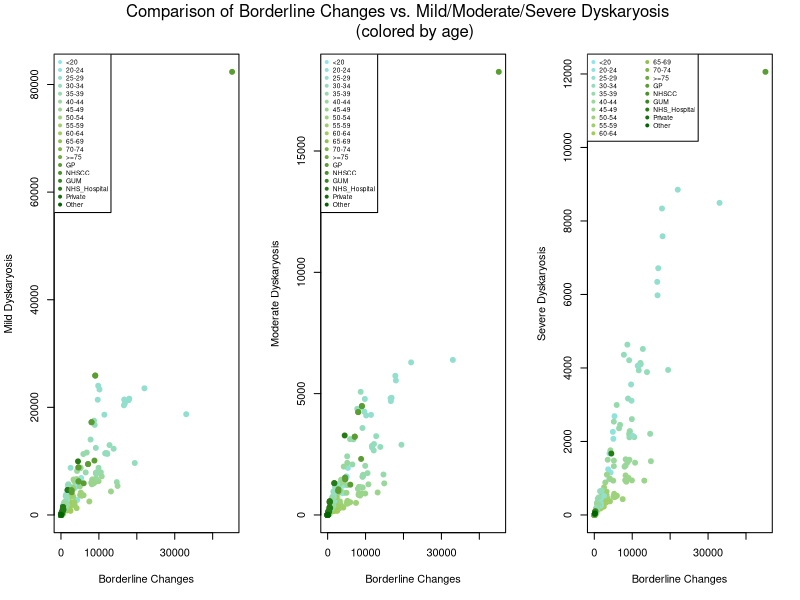
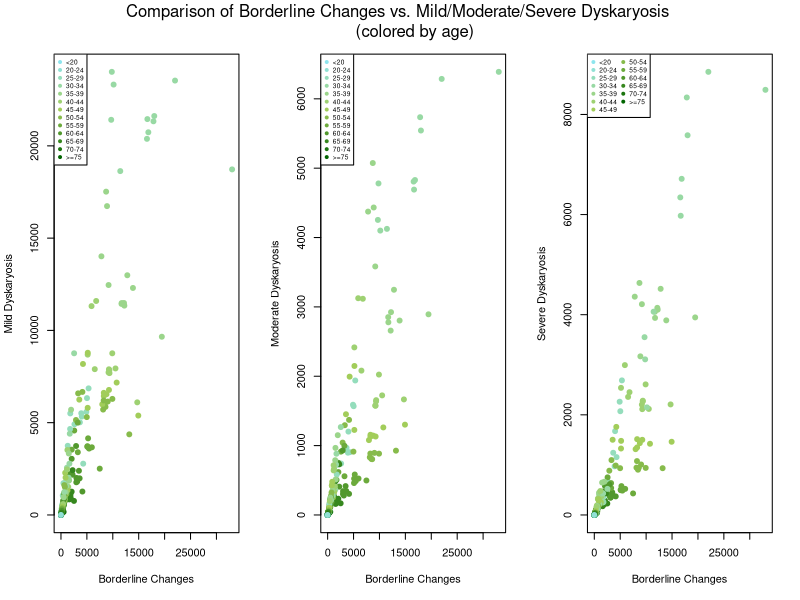
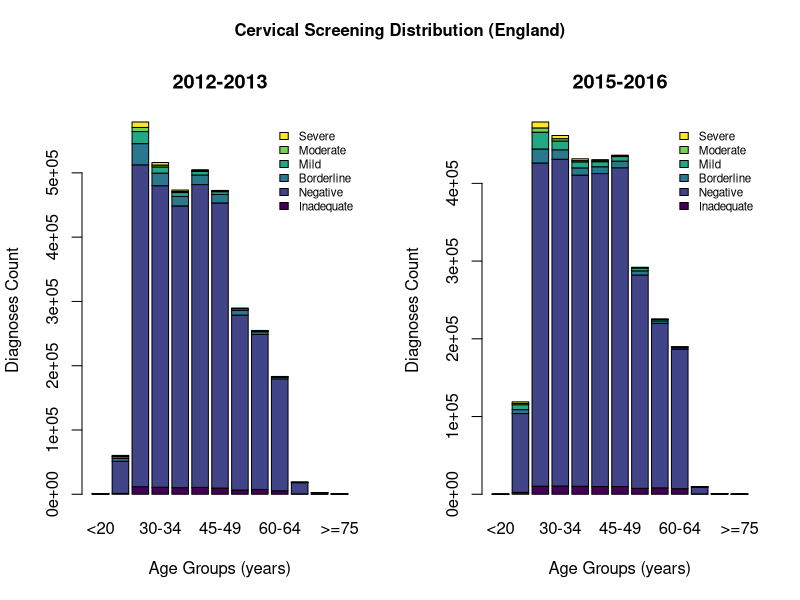
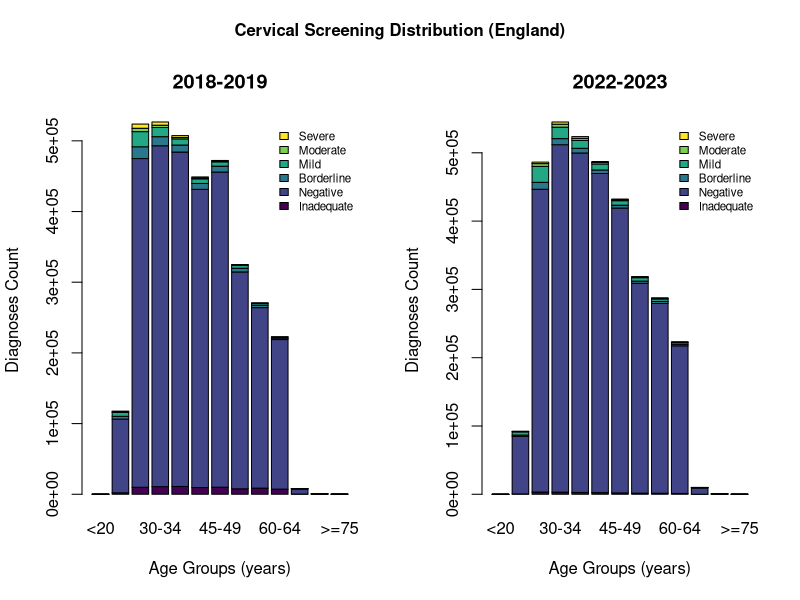
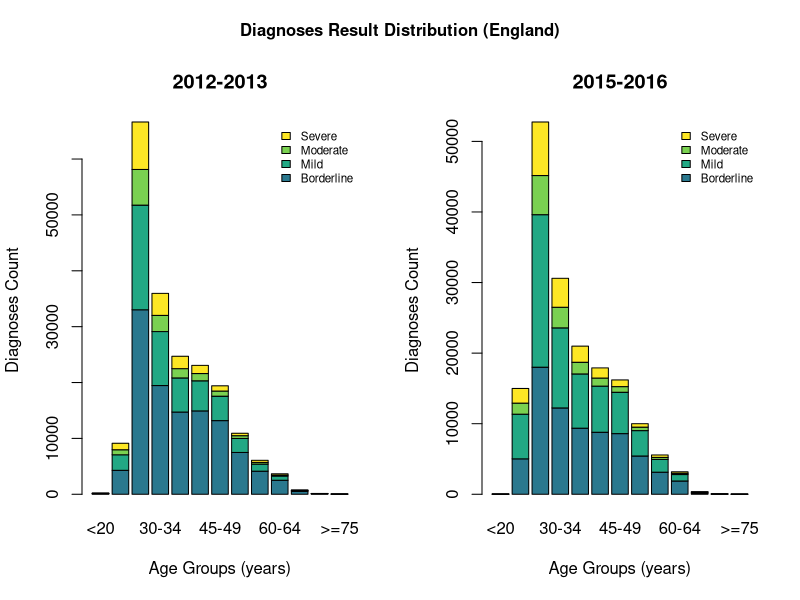
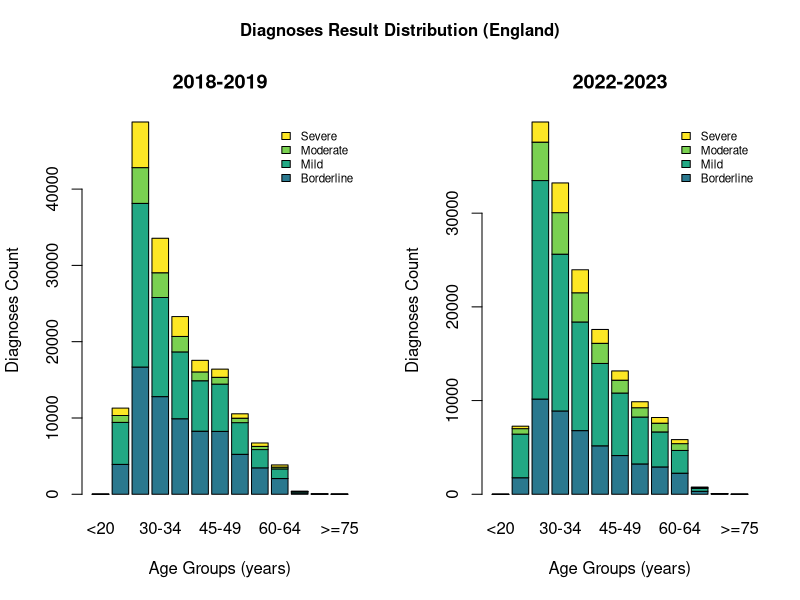
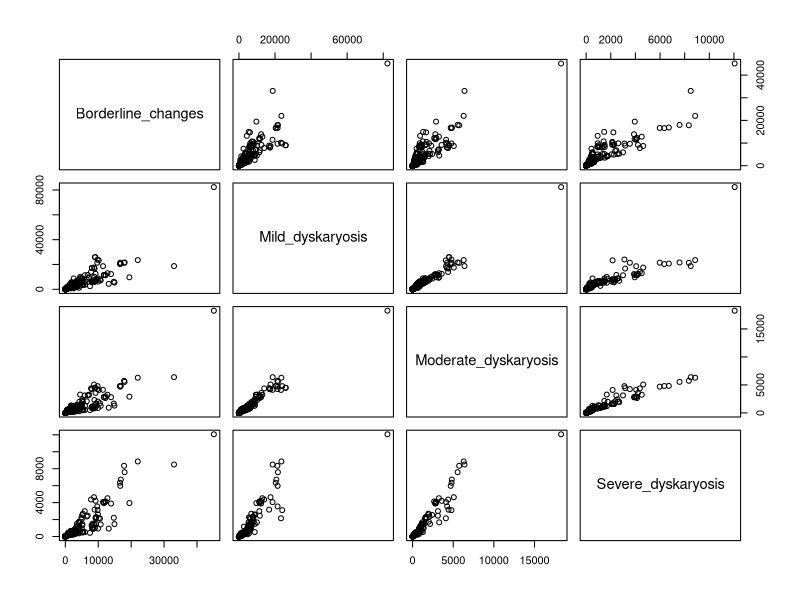
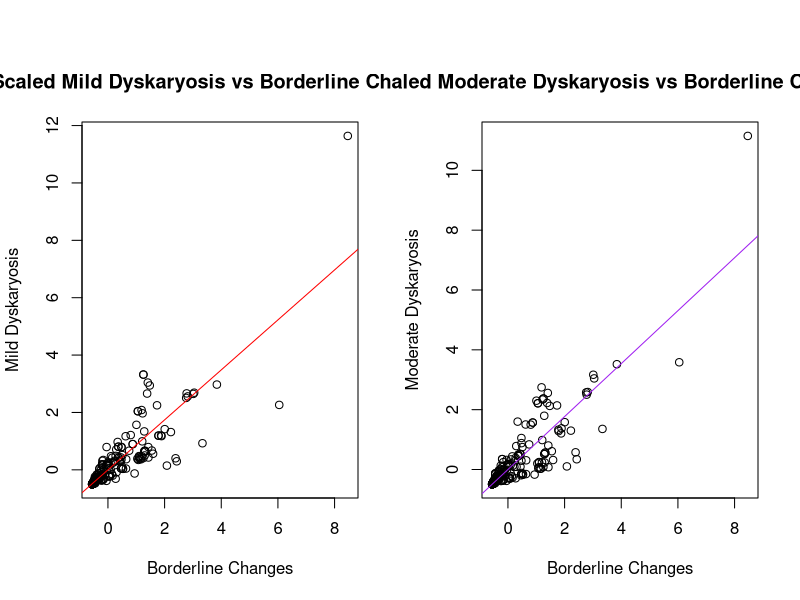

Reproduce these figures in R, in order.
## ---- chunk 1
knitr::opts_chunk$set(echo = TRUE,
                      fig.align = 'center')
## ---- chunk 2
source <- 
  read.csv("cervical-programme-annual-2022-23-csvs/kc61_sample_result_age_source.csv")

#columns of interest: Indicator (age), Borderline changes, mild, moderate,
#and severe dyskaryosis

#only column that has NA's is severe dyskaryosis; sub in values for NA to clean
source$Severe_dyskaryosis <- gsub("not included", NA, source$Severe_dyskaryosis)
#sum(is.na(source$Severe_dyskaryosis) == TRUE)

uniq_ind <- unique(source$Indicator)
for (i in 1:length(uniq_ind)){
  source$Indicator <- gsub(uniq_ind[i], i, source$Indicator)
} 
source$Indicator <- as.numeric(source$Indicator)
#changing each age group to correspond with a number from 1-19. for example, <20 is 1

#removing NAs and converting to numeric values
severe_NA <- source[is.na(source$Severe_dyskaryosis) == FALSE, ]
severe_NA$Severe_dyskaryosis <- as.numeric(severe_NA$Severe_dyskaryosis)

comparison_data <- source[,c("Borderline_changes", "Mild_dyskaryosis", "Moderate_dyskaryosis","Severe_dyskaryosis")]
comparison_data$Severe_dyskaryosis <- as.numeric(comparison_data$Severe_dyskaryosis)

colfunc <- colorRampPalette(c("cadetblue2", "darkolivegreen3", "darkgreen"))
age_color <- fields::color.scale(source$Indicator, col = colfunc(19))

par(mfrow = c(1, 3))
plot(source$Borderline_changes, source$Mild_dyskaryosis, col = age_color, 
     pch = 19, xlab = "Borderline Changes", ylab = "Mild Dyskaryosis")
legend("topleft", legend = uniq_ind, pch = 19, col = colfunc(19), cex = .6)

plot(source$Borderline_changes, source$Moderate_dyskaryosis, col = age_color, 
     pch = 19, xlab = "Borderline Changes", ylab = "Moderate Dyskaryosis")
legend("topleft", legend = uniq_ind, pch = 19, col = colfunc(19), cex = .6)

plot(source$Borderline_changes, source$Severe_dyskaryosis, col = age_color, 
     pch = 19, xlab = "Borderline Changes", ylab = "Severe Dyskaryosis")
legend("topleft", legend = uniq_ind, pch = 19, ncol = 2, col = colfunc(19), cex = .6)

mtext("Comparison of Borderline Changes vs. Mild/Moderate/Severe Dyskaryosis 
      (colored by age)", outer = TRUE, cex = 1, line = -3)

## ---- chunk 3
source_age <- source[source$Indicator < 14, ]
uniq_ind_age <- uniq_ind[-14:-19]

colfunc <- colorRampPalette(c("cadetblue2", "darkolivegreen3", "darkgreen"))
age_color <- fields::color.scale(uniq_ind_age, col = colfunc(13))

par(mfrow = c(1, 3))
plot(source_age$Borderline_changes, source_age$Mild_dyskaryosis, col = age_color, 
     pch = 19, xlab = "Borderline Changes", ylab = "Mild Dyskaryosis")
legend("topleft", legend = uniq_ind_age, pch = 19, col = colfunc(13), cex = .6)

plot(source_age$Borderline_changes, source_age$Moderate_dyskaryosis, col = age_color, 
     pch = 19, xlab = "Borderline Changes", ylab = "Moderate Dyskaryosis")
legend("topleft", legend = uniq_ind_age, pch = 19, col = colfunc(13), cex = .6)

plot(source_age$Borderline_changes, source_age$Severe_dyskaryosis, col = age_color, 
     pch = 19, xlab = "Borderline Changes", ylab = "Severe Dyskaryosis")
legend("topleft", legend = uniq_ind_age, pch = 19, ncol = 2, col = colfunc(13), cex = .6)

mtext("Comparison of Borderline Changes vs. Mild/Moderate/Severe Dyskaryosis 
      (colored by age)", outer = TRUE, cex = 1, line = -3)

## ---- chunk 4
suppressMessages(library(viridisLite))
suppressMessages(library(viridis))
suppressMessages(library(fields))

diagnosis_color <- color.scale(1:6, viridis(6))
diagnosis_col <- which(colnames(severe_NA) == "Inadequate" |
                         colnames(severe_NA) == "Negative" |
                         colnames(severe_NA) == "Borderline_changes" |
                         colnames(severe_NA) == "Mild_dyskaryosis" |
                         colnames(severe_NA) == "Moderate_dyskaryosis" | 
                         colnames(severe_NA) == "Severe_dyskaryosis")

par(mfrow = c(1,2), oma = c(0, 0, 2, 0))
for (i in 1:2) {
  y <- c("2012-13", "2015-16", "2018-19", "2022-23")
  df <- which(severe_NA$CollectionYearRange == y[i] & 
                severe_NA$Org_Name == "England" &
                suppressWarnings(severe_NA$Indicator == c(1:13)))
  plot <- severe_NA[df, diagnosis_col]
  plot <- t(plot)
  rownames(plot) <- c("Inadequate", "Negative", 
                    "Borderline", "Mild",
                    "Moderate", "Severe")
  colnames(plot) <- c("<20", "20-24", "25-29", "30-34", "35-39", 
                      "40-44", "45-49", "50-54", "55-59", "60-64", 
                      "65-69", "70-74", ">=75")
  plot_title <- c("2012-2013", "2015-2016", "2018-2019", "2022-2023")
  plot <- as.matrix(plot)
  
  barplot(plot,
        col = diagnosis_color,
        legend.text = row.names(plot),
        args.legend = list(x = "topright", cex = 0.7, bty = "n"),
        main = plot_title[i],
        xlab = "Age Groups (years)",
        ylab = "Diagnoses Count")
}
mtext("Cervical Screening Distribution (England)", side = 3, outer = TRUE, font = 2)
## ---- chunk 5
par(mfrow = c(1,2), oma = c(0, 0, 2, 0))
for (i in 3:4) {
  y <- c("2012-13", "2015-16", "2018-19", "2022-23")
  df <- which(severe_NA$CollectionYearRange == y[i] & 
                severe_NA$Org_Name == "England" &
                suppressWarnings(severe_NA$Indicator == c(1:13)))
  plot <- severe_NA[df, diagnosis_col]
  plot <- t(plot)
  rownames(plot) <- c("Inadequate", "Negative", 
                    "Borderline", "Mild",
                    "Moderate", "Severe")
  colnames(plot) <- c("<20", "20-24", "25-29", "30-34", "35-39", 
                      "40-44", "45-49", "50-54", "55-59", "60-64", 
                      "65-69", "70-74", ">=75")
  plot_title <- c("2012-2013", "2015-2016", "2018-2019", "2022-2023")
  plot <- as.matrix(plot)
  
  barplot(plot,
        col = diagnosis_color,
        legend.text = row.names(plot),
        args.legend = list(x = "topright", cex = 0.7, bty = "n"),
        main = plot_title[i],
        xlab = "Age Groups (years)",
        ylab = "Diagnoses Count")
}
mtext("Cervical Screening Distribution (England)", side = 3, outer = TRUE, font = 2)

## ---- chunk 6
par(mfrow = c(1,2), oma = c(0 , 0, 2, 0))
for (i in 1:2) {
  y <- c("2012-13", "2015-16", "2018-19", "2022-23")
  df <- which(severe_NA$CollectionYearRange == y[i] & 
                severe_NA$Org_Name == "England" &
                suppressWarnings(severe_NA$Indicator == c(1:13)))
  df <- which(severe_NA$CollectionYearRange == y[i])
  plot <- severe_NA[df, diagnosis_col]
  plot <- t(plot)
  rownames(plot) <- c("Inadequate", "Negative", 
                    "Borderline", "Mild",
                    "Moderate", "Severe")
  colnames(plot) <- c("<20", "20-24", "25-29", "30-34", "35-39", 
                      "40-44", "45-49", "50-54", "55-59", "60-64", 
                      "65-69", "70-74", ">=75")
  plot_title <- c("2012-2013", "2015-2016", "2018-2019", "2022-2023")
  plot <- as.matrix(plot)
  plot_2 <- plot[-(1:2), ]
  
  barplot(plot_2,
        col = diagnosis_color[c(3:6)],
        legend.text = row.names(plot_2),
        args.legend = list(x = "topright", cex = 0.7, bty = "n"),
        main = plot_title[i],
        xlab = "Age Groups (years)",
        ylab = "Diagnoses Count")
}
mtext("Diagnoses Result Distribution (England)", side = 3, outer = TRUE, font = 2)
## ---- chunk 7
par(mfrow = c(1,2), oma = c(0 , 0, 2, 0))
for (i in 3:4) {
  y <- c("2012-13", "2015-16", "2018-19", "2022-23")
  df <- which(severe_NA$CollectionYearRange == y[i] & 
                severe_NA$Org_Name == "England" &
                suppressWarnings(severe_NA$Indicator == c(1:13)))
  plot <- severe_NA[df, diagnosis_col]
  plot <- t(plot)
  rownames(plot) <- c("Inadequate", "Negative", 
                    "Borderline", "Mild",
                    "Moderate", "Severe")
  colnames(plot) <- c("<20", "20-24", "25-29", "30-34", "35-39", 
                      "40-44", "45-49", "50-54", "55-59", "60-64", 
                      "65-69", "70-74", ">=75")
  plot_title <- c("2012-2013", "2015-2016", "2018-2019", "2022-2023")
  plot <- as.matrix(plot)
  plot_2 <- plot[-(1:2), ]
  
  barplot(plot_2,
        col = diagnosis_color[c(3:6)],
        legend.text = row.names(plot_2),
        args.legend = list(x = "topright", cex = 0.7, bty = "n"),
        main = plot_title[i],
        xlab = "Age Groups (years)",
        ylab = "Diagnoses Count")
}
mtext("Diagnoses Result Distribution (England)", side = 3, outer = TRUE, font = 2)
## ---- chunk 8
source <- 
  read.csv("cervical-programme-annual-2022-23-csvs/kc61_sample_result_age_source.csv")

dim(source)

#columns of interest: Indicator (age), Borderline changes, mild, moderate,
#and severe dyskaryosis

#only column that has NA's is severe dyskaryosis; sub in values for NA to clean
source$Severe_dyskaryosis <- gsub("not included", NA, source$Severe_dyskaryosis)
sum(is.na(source$Severe_dyskaryosis) == TRUE)

uniq_ind <- unique(source$Indicator)
for (i in 1:length(uniq_ind)){
  source$Indicator <- gsub(uniq_ind[i], i, source$Indicator)
} 
source$Indicator <- as.numeric(source$Indicator)
#changing each age group to correspond with a number from 1-19. for example, <20 is 1

#removing NAs and converting to numeric values
severe_NA <- source[is.na(source$Severe_dyskaryosis) == FALSE, ]
severe_NA$Severe_dyskaryosis <- as.numeric(severe_NA$Severe_dyskaryosis)

comparison_data <- source[,c("Borderline_changes", "Mild_dyskaryosis", "Moderate_dyskaryosis","Severe_dyskaryosis")]
comparison_data$Severe_dyskaryosis <- as.numeric(comparison_data$Severe_dyskaryosis)
## ---- chunk 9
## Subset source data for only borderline changes and mild, moderate, severe dyskaryosis

comparison_data <- source[,c("Borderline_changes", "Mild_dyskaryosis", "Moderate_dyskaryosis","Severe_dyskaryosis")]
comparison_data$Severe_dyskaryosis <- as.numeric(comparison_data$Severe_dyskaryosis)

pairs(comparison_data)
## ---- chunk 10
scaled_data <- as.data.frame(scale(comparison_data))

# mild dyskaryosis scaled
scaled_mild_model <- lm(Mild_dyskaryosis ~ Borderline_changes, data = scaled_data)
plot(scaled_data$Borderline_changes, scaled_data$Mild_dyskaryosis,
     main = "Scaled Mild Dyskaryosis vs Borderline Changes",
     xlab = "Borderline Changes",
     ylab = "Mild Dyskaryosis")
abline(scaled_mild_model, col = 'red')
summary(scaled_mild_model)

# moderate dyskaryosis scaled
scaled_mod_model <- lm(Moderate_dyskaryosis ~ Borderline_changes, data = scaled_data)
plot(scaled_data$Borderline_changes, scaled_data$Moderate_dyskaryosis,
     main = "Scaled Moderate Dyskaryosis vs Borderline Changes",
     xlab = "Borderline Changes",
     ylab = "Moderate Dyskaryosis")
abline(scaled_mod_model, col = 'purple')
summary(scaled_mod_model)

# severe dyskaryosis scaled
scaled_severe_model <- lm(Severe_dyskaryosis ~ Borderline_changes, data = scaled_data)
plot(scaled_data$Borderline_changes, scaled_data$Severe_dyskaryosis,
     main = "Scaled Severe Dyskaryosis vs Borderline Changes",
     xlab = "Borderline Changes",
     ylab = "Severe Dyskaryosis")
abline(scaled_severe_model, col = 'blue')
summary(scaled_severe_model)
## ---- chunk 11
#splitting data into test and train
train_index <- 1:165
test_index <- 166:nrow(comparison_data)

train_frame <- comparison_data[train_index,]
test_frame <- comparison_data[test_index,]


train_model <- lm(Severe_dyskaryosis ~ ., data = train_frame)
summary(train_model)

back_BIC <- step(train_model, direction = "backward", 
                 k = log(nrow(train_frame)), trace = 0)
summary(back_BIC)

back_MIC <- step(train_model, direction = "backward", 
                 k = nrow(train_frame), trace = 0)
summary(back_MIC)
## ---- chunk 12
test_MIC <- predict(back_MIC, test_frame)
test_BIC <- predict(back_BIC, test_frame)

cor(test_MIC, test_frame$Severe_dyskaryosis, use = "complete.obs")^2 #r-squared for back_MIC model
cor(test_BIC, test_frame$Severe_dyskaryosis, use = "complete.obs")^2 #r-squared for back_BIC model

errors_MIC <- test_frame$Severe_dyskaryosis - test_MIC
errors_BIC <- test_frame$Severe_dyskaryosis - test_BIC

sqrt(mean(errors_MIC^2, na.rm = TRUE)) #RMSE for back_MIC
sqrt(mean(errors_BIC^2, na.rm = TRUE)) #RMSE for back_BIC

mean(abs(errors_MIC), na.rm = TRUE) #MAE for back_MIC
mean(abs(errors_BIC), na.rm = TRUE) #MAE for back_BIC
## ---- chunk 13
row_select <- sample(1:nrow(severe_NA), nrow(severe_NA) / 2)
col_exclude <- c(1:8, 17)

source_train <- severe_NA[row_select, -col_exclude]
source_test <- severe_NA[-row_select, -col_exclude]

suppressMessages(library(glmnet))

cn <- colnames(source_train)
exclude <- which(cn == "Severe_dyskaryosis" | cn == "CollectionYearRange")
X <- as.matrix(source_train[ , -exclude])

suppressWarnings(source_lasso <- cv.glmnet(X, source_train$Severe_dyskaryosis))
coef(source_lasso)

Y <- as.matrix(source_test[ , -exclude])
suppressWarnings(source_predict <- predict(source_lasso, newx = Y))
## ---- chunk 14
cor(source_predict, source_test$Severe_dyskaryosis) ^ 2
source_errors <- source_test$Severe_dyskaryosis - source_predict
sqrt(mean(source_errors ^ 2))  
mean(abs(source_errors))
  
## ---- chunk 15
lasso_data <- severe_NA[severe_NA$CollectionYearRange == "2022-23" &
                          suppressWarnings(severe_NA$Indicator == c(1:13)), ]
row_select <- sample(1:nrow(lasso_data), nrow(lasso_data) / 2)
col_exclude <- c(1:8, 17)

source_train <- lasso_data[row_select, -col_exclude]
source_test <- lasso_data[-row_select, -col_exclude]

cn <- colnames(source_train)
exclude <- which(cn == "Severe_dyskaryosis")
X <- as.matrix(source_train[ , -exclude])

suppressWarnings(source_lasso <- cv.glmnet(X, source_train$Severe_dyskaryosis))
coef(source_lasso)

Y <- as.matrix(source_test[ , -exclude])
suppressWarnings(source_predict <- predict(source_lasso, newx = Y))

## ---- chunk 16
cor(source_predict, source_test$Severe_dyskaryosis) ^ 2
source_errors <- source_test$Severe_dyskaryosis - source_predict
sqrt(mean(source_errors ^ 2))  
mean(abs(source_errors))
  
## ---- chunk 17
source <- 
  read.csv("cervical-programme-annual-2022-23-csvs/kc61_sample_result_age_source.csv")

dim(source)

#columns of interest: Indicator (age), Borderline changes, mild, moderate,
#and severe dyskaryosis

#only column that has NA's is severe dyskaryosis; sub in values for NA to clean
source$Severe_dyskaryosis <- gsub("not included", NA, source$Severe_dyskaryosis)
sum(is.na(source$Severe_dyskaryosis) == TRUE)

uniq_ind <- unique(source$Indicator)
for (i in 1:length(uniq_ind)){
  source$Indicator <- gsub(uniq_ind[i], i, source$Indicator)
} 
source$Indicator <- as.numeric(source$Indicator)
#changing each age group to correspond with a number from 1-19. for example, <20 is 1

#removing NAs and converting to numeric values
severe_NA <- source[is.na(source$Severe_dyskaryosis) == FALSE, ]
severe_NA$Severe_dyskaryosis <- as.numeric(severe_NA$Severe_dyskaryosis)

comparison_data <- source[,c("Borderline_changes", "Mild_dyskaryosis", "Moderate_dyskaryosis","Severe_dyskaryosis")]
comparison_data$Severe_dyskaryosis <- as.numeric(comparison_data$Severe_dyskaryosis)
## ---- chunk 18
## Subset source data for only borderline changes and mild, moderate, severe dyskaryosis

comparison_data <- source[,c("Borderline_changes", "Mild_dyskaryosis", "Moderate_dyskaryosis","Severe_dyskaryosis")]
comparison_data$Severe_dyskaryosis <- as.numeric(comparison_data$Severe_dyskaryosis)

pairs(comparison_data)
## ---- chunk 19
scaled_data <- as.data.frame(scale(comparison_data))

# mild dyskaryosis scaled
scaled_mild_model <- lm(Mild_dyskaryosis ~ Borderline_changes, data = scaled_data)
plot(scaled_data$Borderline_changes, scaled_data$Mild_dyskaryosis,
     main = "Scaled Mild Dyskaryosis vs Borderline Changes",
     xlab = "Borderline Changes",
     ylab = "Mild Dyskaryosis")
abline(scaled_mild_model, col = 'red')
summary(scaled_mild_model)

# moderate dyskaryosis scaled
scaled_mod_model <- lm(Moderate_dyskaryosis ~ Borderline_changes, data = scaled_data)
plot(scaled_data$Borderline_changes, scaled_data$Moderate_dyskaryosis,
     main = "Scaled Moderate Dyskaryosis vs Borderline Changes",
     xlab = "Borderline Changes",
     ylab = "Moderate Dyskaryosis")
abline(scaled_mod_model, col = 'purple')
summary(scaled_mod_model)

# severe dyskaryosis scaled
scaled_severe_model <- lm(Severe_dyskaryosis ~ Borderline_changes, data = scaled_data)
plot(scaled_data$Borderline_changes, scaled_data$Severe_dyskaryosis,
     main = "Scaled Severe Dyskaryosis vs Borderline Changes",
     xlab = "Borderline Changes",
     ylab = "Severe Dyskaryosis")
abline(scaled_severe_model, col = 'blue')
summary(scaled_severe_model)
## ---- chunk 20
#splitting data into test and train
train_index <- 1:165
test_index <- 166:nrow(comparison_data)

train_frame <- comparison_data[train_index,]
test_frame <- comparison_data[test_index,]


train_model <- lm(Severe_dyskaryosis ~ ., data = train_frame)
summary(train_model)

back_BIC <- step(train_model, direction = "backward", 
                 k = log(nrow(train_frame)), trace = 0)
summary(back_BIC)

back_MIC <- step(train_model, direction = "backward", 
                 k = nrow(train_frame), trace = 0)
summary(back_MIC)
## ---- chunk 21
test_MIC <- predict(back_MIC, test_frame)
test_BIC <- predict(back_BIC, test_frame)

cor(test_MIC, test_frame$Severe_dyskaryosis, use = "complete.obs")^2 #r-squared for back_MIC model
cor(test_BIC, test_frame$Severe_dyskaryosis, use = "complete.obs")^2 #r-squared for back_BIC model

errors_MIC <- test_frame$Severe_dyskaryosis - test_MIC
errors_BIC <- test_frame$Severe_dyskaryosis - test_BIC

sqrt(mean(errors_MIC^2, na.rm = TRUE)) #RMSE for back_MIC
sqrt(mean(errors_BIC^2, na.rm = TRUE)) #RMSE for back_BIC

mean(abs(errors_MIC), na.rm = TRUE) #MAE for back_MIC
mean(abs(errors_BIC), na.rm = TRUE) #MAE for back_BIC
## ---- chunk 22
row_select <- sample(1:nrow(severe_NA), nrow(severe_NA) / 2)
col_exclude <- c(1:6, 8, 17)

source_train <- severe_NA[row_select, -col_exclude]
source_test <- severe_NA[-row_select, -col_exclude]

suppressMessages(library(glmnet))

cn <- colnames(source_train)
exclude <- which(cn == "Severe_dyskaryosis" | cn == "CollectionYearRange")
X <- as.matrix(source_train[ , -exclude])

suppressWarnings(source_lasso <- cv.glmnet(X, source_train$Severe_dyskaryosis))
coef(source_lasso)

Y <- as.matrix(source_test[ , -exclude])
suppressWarnings(source_predict <- predict(source_lasso, newx = Y))

cor(source_predict, source_test$Severe_dyskaryosis) ^ 2
source_errors <- source_test$Severe_dyskaryosis - source_predict
sqrt(mean(source_errors ^ 2))  
mean(abs(source_errors))
  
## ---- chunk 23
lasso_data <- severe_NA[severe_NA$CollectionYearRange == "2022-23" &
                          suppressWarnings(severe_NA$Indicator == c(1:13)), ]
row_select <- sample(1:nrow(lasso_data), nrow(lasso_data) / 2)
col_exclude <- c(1:6, 8, 17)

source_train <- lasso_data[row_select, -col_exclude]
source_test <- lasso_data[-row_select, -col_exclude]

cn <- colnames(source_train)
exclude <- which(cn == "Severe_dyskaryosis")
X <- as.matrix(source_train[ , -exclude])

suppressWarnings(source_lasso <- cv.glmnet(X, source_train$Severe_dyskaryosis))
coef(source_lasso)

Y <- as.matrix(source_test[ , -exclude])
suppressWarnings(source_predict <- predict(source_lasso, newx = Y))

cor(source_predict, source_test$Severe_dyskaryosis) ^ 2
source_errors <- source_test$Severe_dyskaryosis - source_predict
sqrt(mean(source_errors ^ 2))  
mean(abs(source_errors))
  
